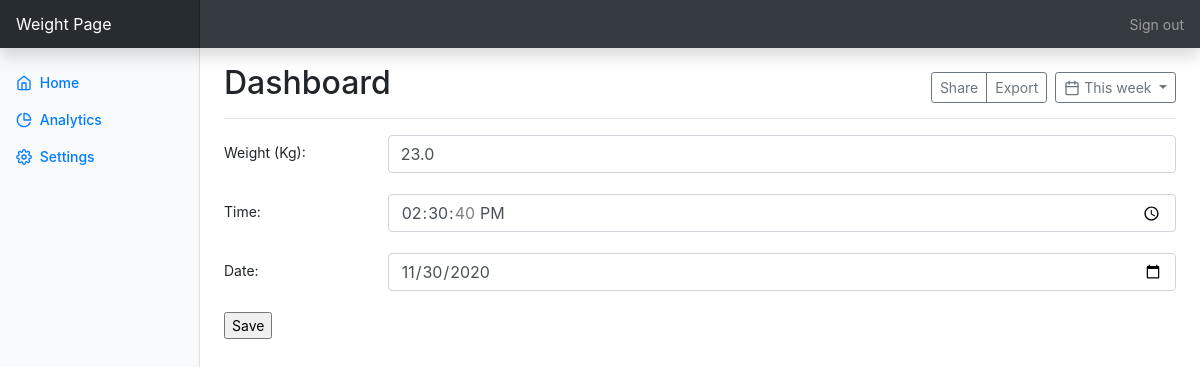
The app's page /dashboard/analytics/edit/53, older data.
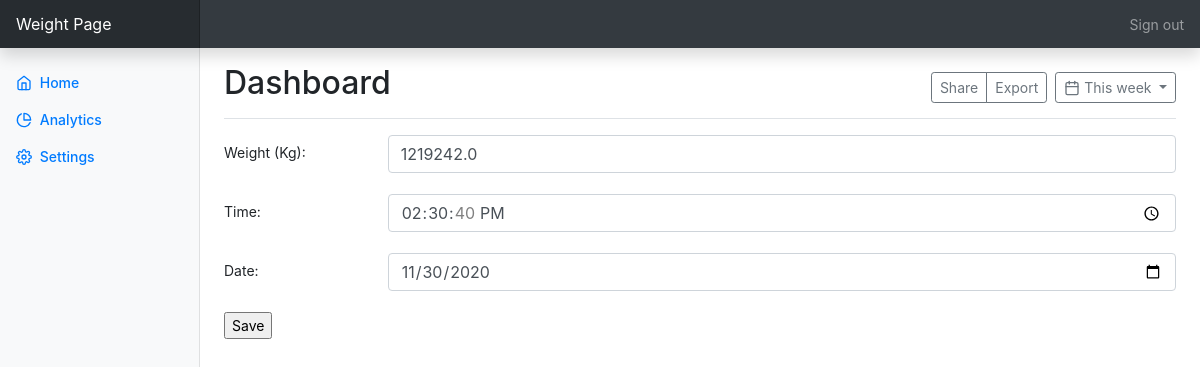
The same page, newer data.
### weightpage/models.py (models this page shows)
class Weight(models.Model):
    user = models.ForeignKey(User, on_delete=models.CASCADE)
    weight = models.FloatField(null=False)
    time = models.TimeField()
    date = models.DateField()

### weightpage/views.py (the view)
# urls.py: path('dashboard/analytics/edit/<int:weight_id>', weightpage.views.edit_info, name='edit_info'),
def edit_info(request, weight_id):
    sidebar = SideBar.objects.all()
    try:
        weight = Weight.objects.get(id=weight_id)
        form = WeightForm(instance=weight)
        context = {
            'form': form,
            'sidebar': sidebar,
            'weight': weight
        }
        if request.method == 'POST':
            new_form = WeightForm(request.POST, instance=weight)
            if new_form.is_valid():
                new_form.save()
                return dashboard(request, "analytics", message="Data successfully changed!")
        else:
            return render(request, 'weightpage/edit_info.html', context)
    except Weight.DoesNotExist:
        raise Http404('Data not found.')

### weightpage/forms.py
class WeightForm(forms.ModelForm):
    class Meta:
        model = Weight
        fields = [
            'user',
            'weight',
            'time',
            'date'
        ]
        widgets = {
            'user':forms.HiddenInput(),
            'time': TimeInput(),
            'date': DateInput()
        }
        labels = {
            "weight": "Weight (Kg)"
        }

### weightpage/templates/weightpage/edit_info.html
{% extends 'weightpage/base.html' %}
{% load widget_tweaks %}
{% block content %}
    <form method="POST"> {% csrf_token %}
        {% for field in form %}
            {% if  field.label == "User" %}
                <div class="form-group row" hidden>
                <label for="user" class="col-2 col-form-label">{{ field.label_tag }}</label>
                    <div class="col-10">
                        {% render_field field class="form-control" %}
                    </div>
              </div>
            {% else %}
                <div class="form-group row">
                <label for="user" class="col-2 col-form-label">{{ field.label_tag }}</label>
                    <div class="col-10">
                        {% render_field field class="form-control" %}
                    </div>
              </div>
            {% endif %}
        {% endfor %}
        <input type="submit" value="Save">
    </form>
{% endblock %}

Row changes from the older to the newer data that the page shows:
changed Weight: weight "23.0" → "1219242.0"
